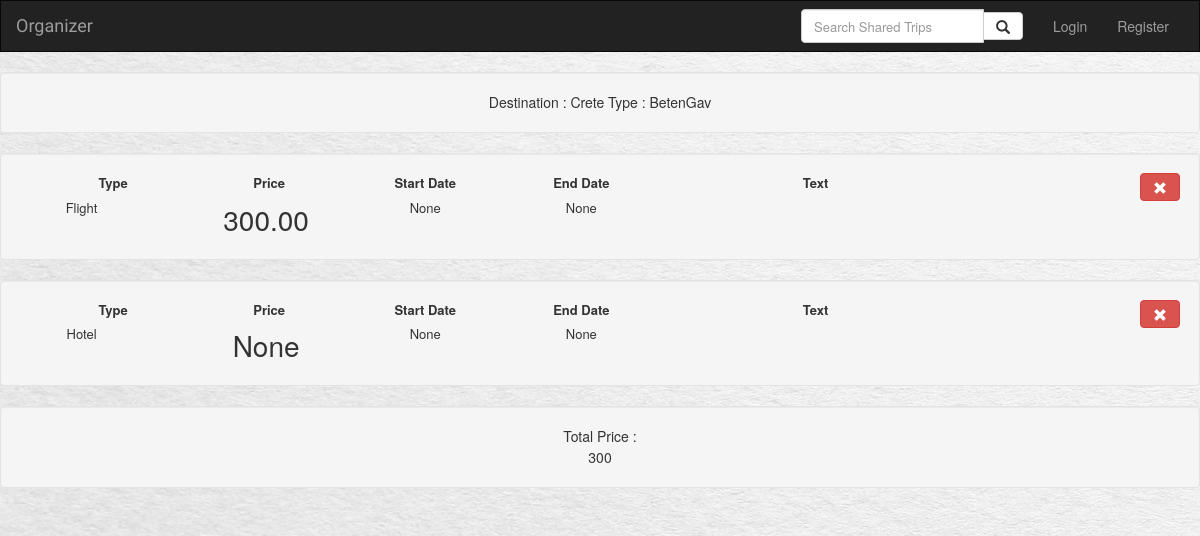
Screenshot of /organizer/trip/10/add_flight with the database file from the repository.
### organizer/models.py (models this page shows, shortened)
class NewTrip(models.Model):
	user = models.ForeignKey(User, default=1)
	shared = models.BooleanField(default=False)
	destination = models.CharField(max_length=200)
	startDate = models.DateField(null=True, blank=True)
	endDate = models.DateField(null=True, blank=True)
	trip_picture = models.ImageField(null=True, blank=True)
	trip_type = models.ForeignKey(TripType, default=DEFAULT_TRIP_TYPE, on_delete=models.SET_DEFAULT, blank=True)

class TripType(models.Model):
	type_name = models.CharField(max_length=20)
	def __str__(self):
		return self.type_name

class Node(models.Model):
	type = models.ForeignKey(NodeType, default=DEFAULT_TRIP_TYPE, on_delete=models.SET_DEFAULT, blank=True)
	startDate = models.DateField(null=True, blank=True)
	endDate = models.DateField(null=True, blank=True)
	price = models.DecimalField(max_digits=10, decimal_places=2, null=True, blank=True)
	trip = models.ForeignKey(NewTrip, default=None, on_delete=models.SET_DEFAULT, blank=True, null=True)
	text = models.CharField(max_length=1000)
	lat = models.DecimalField(null = True, max_digits=9, decimal_places=6)
	lng = models.DecimalField(null = True, max_digits=9, decimal_places=6)
	departure_lat = models.DecimalField(null = True, max_digits=9, decimal_places=6)
	departure_lng = models.DecimalField(null = True, max_digits=9, decimal_places=6)
	arrival_lat = models.DecimalField(null = True, max_digits=9, decimal_places=6)
	arrival_lng = models.DecimalField(null = True, max_digits=9, decimal_places=6)
	sequance_in_trip = models.IntegerField(null=True)

class NodeType(models.Model):
	type_name = models.CharField(max_length=20)
	def __str__(self):
		return self.type_name

### organizer/views.py (the view)
# urls.py: url(r'^trip/(?P<trip_id>[0-9]+)/add_flight$', views.add_flight, name='add_flight'),
def add_flight(request, trip_id):
	if not request.user.is_authenticated():
		trip = get_object_or_404(NewTrip, pk=trip_id)
		nodes = Node.objects.filter(trip=trip.pk)
		return render(request, 'organizer/new_details.html', {'trip' : trip, 'nodes': nodes})
	node = Node()
	node.trip = NewTrip.objects.get(id=trip_id)
	node.save()
	return redirect(reverse('organizer:detail', kwargs={'trip_id' :   trip_id}), request)

### organizer/templates/organizer/new_details.html (shortened to what this page needs)
{% extends 'organizer/base.html'%}
{% block body %}
	<div class="container-fluid">
		<div class="row">
				<div class="col-xs-12 well">
					Destination : {{ trip.destination }}
					Type : {{ trip.trip_type }}
				</div>
		</div>
		{% for node in nodes %}
		<div class="row">
			<div class="col-xs-12 well fitText">
				<div class="btn-toolbar pull-right">
					<form action="{% url 'organizer:node_delete' trip.id %}" method="post">
						<button type="submit" class="btn btn-danger  "/><span class="glyphicon glyphicon-remove"></span>
					</form>
				</div>
				<div class="details col-xs-12 col-sm-10 ">
					<div class="col-xs-12 col-sm-2">
						<label class="col-xs-6 col-sm-12">Type</label><div class="col-xs-6 col-xs-12">{{ node.type }}</div>
					</div>
					<div class="col-xs-12 col-sm-2">
						<label class="col-xs-6 col-sm-12"> Price</label>  <div class="price col-xs-6 col-sm-12" >{{ node.price }}</div>
					</div>
					<div class="col-xs-12 col-sm-2">
						<label class="col-xs-6 col-sm-12 "><span class="text-nowrap">Start Date</span></label> <div class="col-xs-6 col-sm-12 "><span class="text-nowrap">{{ node.startDate }}</span></div>
					</div>
					<div class="col-xs-12 col-sm-2">
						<label class="text-center col-xs-6 col-sm-12"><span class="text-nowrap">End Date</span></label> <div class="col-xs-6 col-sm-12 "><span class="text-nowrap">{{ node.endDate }}</span></div>
					</div>
					<div class="col-xs-12 col-sm-4">
					<p>
						<label class="col-xs-6 col-sm-12">Text</label>  <div class="col-xs-6 col-sm-12">{{ node.text }}</div>
					</p>
					</div>
				</div>
			</div>
		</div>
		{% endfor %}
		<div class="row">
			<div id="total" class="well col-xs-12">
				Total Price :
				<div id="totalSum">
				</div>
			</div>
		</div>
	</div>
{% endblock %}

### organizer/static/organizer/style.css (style rules this page uses)
body { background: white url("image/paper_background.jpg"); padding-bottom: 20px; }
.fitText { font-size: 13px; }
.col-sm-2 { border: 0px; margin: 0px; }
label, div { display: block; text-align: center; line-height: 150%; }
.price { font-size: 28px; width: 120px; }

### rows the page displays
NewTrip: destination "Crete", trip_type "BetenGav"
Node: type "Flight", price "300.00", startDate "None", endDate "None"
Node: type "Hotel", price "None", startDate "None", endDate "None"
